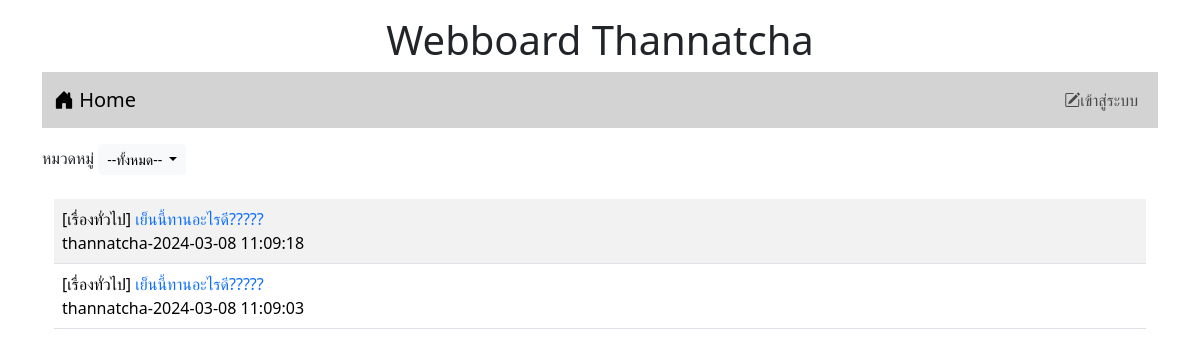
Before: / with the older database file.
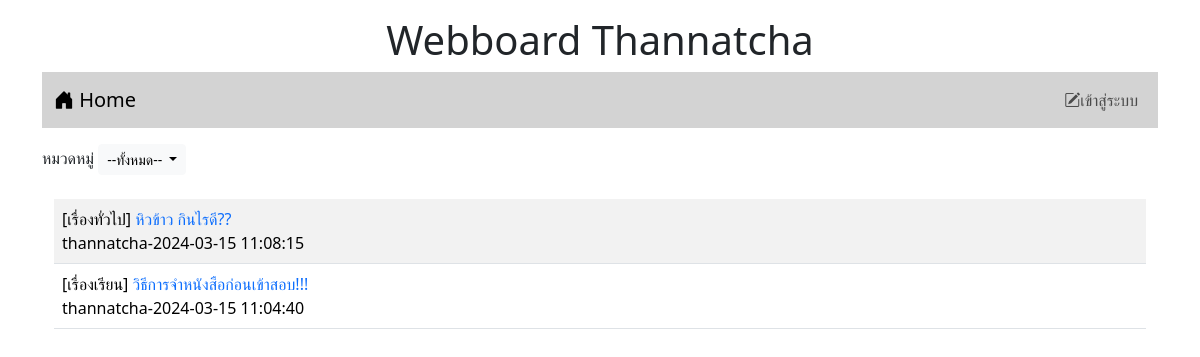
After: the same page with the newer database file.
### tables this page shows
CREATE TABLE `post` (
  `id` int(11) NOT NULL,
  `title` varchar(128) NOT NULL,
  `content` varchar(2048) NOT NULL,
  `post_date` datetime NOT NULL,
  `cat_id` int(11) NOT NULL,
  `user_id` int(11) NOT NULL
);

CREATE TABLE `category` (
  `id` int(11) NOT NULL,
  `name` varchar(32) NOT NULL
);

CREATE TABLE `user` (
  `id` int(11) NOT NULL,
  `login` varchar(32) NOT NULL,
  `password` varchar(64) NOT NULL,
  `name` varchar(64) NOT NULL,
  `gender` char(1) NOT NULL,
  `email` varchar(32) NOT NULL,
  `role` char(1) NOT NULL
);

### index.php (the view, shortened to what this page needs)
<!DOCTYPE html>
<html lang="en">
<head>
    <link href="https://cdn.jsdelivr.net/npm/bootstrap@5.3.2/dist/css/bootstrap.min.css" rel="stylesheet">
    <link rel="stylesheet" href="https://cdn.jsdelivr.net/npm/bootstrap-icons@1.11.3/font/bootstrap-icons.min.css">
</head>
<body>
    <div class="container-lg">
    <h1 style="text-align: center;" class="mt-3">Webboard Thannatcha</h1>
   <?php include "nav.php"?>
<div class="mt-3 d-flex justify-content-between ">
        <div>
            <label>หมวดหมู่</label>
            <span class="dropdown">
                <button class="btn btn-light btn-sm dropdown-toggle" type="button" data-bs-toggle="dropdown" aria-expanded="false">
                    --ทั้งหมด--
                </button>
            </span>
        </div>
</div>
    <div class="container-lg">
    <table class="table table-striped mt-4">
    <?php
         $conn = new PDO("mysql:host=localhost;dbname=webboard;charset=utf8", "root", "");
         $sql = "SELECT t3.name,t1.title,t1.id,t2.login,t1.post_date FROM post as t1
         INNER JOIN user as t2 ON (t1.user_id=t2.id)
         INNER JOIN category as t3 ON (t1.cat_id=t3.id) ORDER BY t1.post_date DESC";
         $result=$conn->query($sql);
         while($row=$result->fetch()){
            echo "<tr><td class='d-flex justify-content-between'><div>[$row[0]]
            <a href = post.php?id=$row[2]
            style=text-decoration:none>$row[1]</a><br>$row[3]-$row[4]</div>";
            echo "</td></tr>";
         }
    ?>
    </table>
    </div>
</body>
</html>

### nav.php (shortened to what this page needs)
<nav class="navbar navbar-expand-lg" style="background-color:#d3d3d3;">
        <div class="container-fluid">
            <a class="navbar-brand" href="index.php"><i class="bi bi-house-door-fill"></i> Home</a>
      <ul class="navbar-nav">
        <?php if(!isset($_SESSION['id'])){?>
        <li class="nav-item">
            <a class="nav-link" aria-current="page" href="login.php"><i class="bi bi-pencil-square"></i>เข้าสู่ระบบ</a>
        </li>
        <?php } ?>
      </ul>
    </div>
</nav>

Changed rows visible on the page:
removed post: category.name "เรื่องทั่วไป", title "เย็นนี้ทานอะไรดี?????", user.login "thannatcha", post_date "2024-03-08 11:09:18"
removed post: category.name "เรื่องทั่วไป", title "เย็นนี้ทานอะไรดี?????", user.login "thannatcha", post_date "2024-03-08 11:09:03"
added post: category.name "เรื่องทั่วไป", title "หิวข้าว กินไรดี??", user.login "thannatcha", post_date "2024-03-15 11:08:15"
added post: category.name "เรื่องเรียน", title "วิธีการจำหนังสือก่อนเข้าสอบ!!!", user.login "thannatcha", post_date "2024-03-15 11:04:40"
